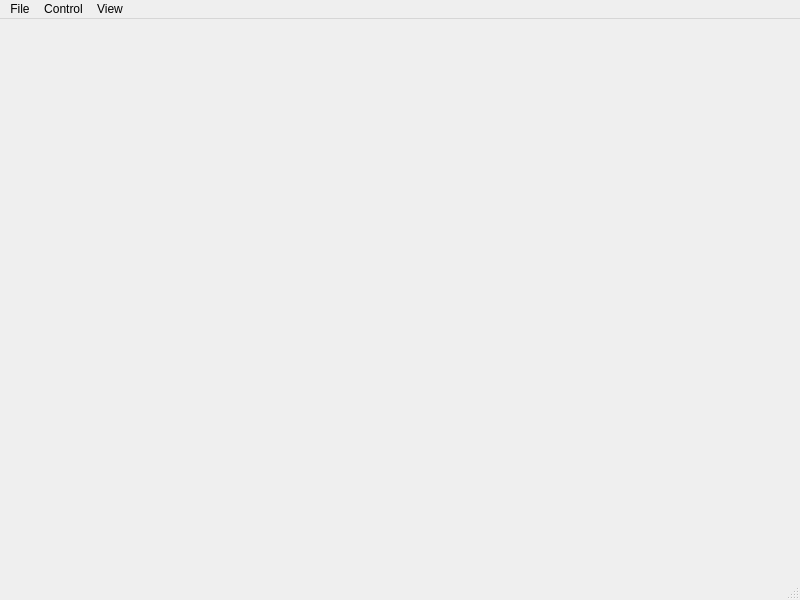
<?xml version="1.0" encoding="UTF-8"?>
<ui version="4.0">
 <class>VideoTestWindow</class>
 <widget class="QMainWindow" name="VideoTestWindow">
  <property name="geometry">
   <rect>
    <x>0</x>
    <y>0</y>
    <width>800</width>
    <height>600</height>
   </rect>
  </property>
  <property name="windowTitle">
   <string>VideoTest</string>
  </property>
  <widget class="QWidget" name="centralwidget">
   <layout class="QVBoxLayout" name="verticalLayout" stretch="0">
    <property name="leftMargin">
     <number>0</number>
    </property>
    <property name="topMargin">
     <number>0</number>
    </property>
    <property name="rightMargin">
     <number>0</number>
    </property>
    <property name="bottomMargin">
     <number>0</number>
    </property>
    <item>
     <widget class="PhVideoView" name="_videoView" native="true"/>
    </item>
   </layout>
  </widget>
  <widget class="QMenuBar" name="menubar">
   <property name="geometry">
    <rect>
     <x>0</x>
     <y>0</y>
     <width>800</width>
     <height>22</height>
    </rect>
   </property>
   <property name="nativeMenuBar">
    <bool>true</bool>
   </property>
   <widget class="QMenu" name="menuFile">
    <property name="title">
     <string>File</string>
    </property>
    <widget class="QMenu" name="menuOpen_recent">
     <property name="title">
      <string>Open recent</string>
     </property>
     <addaction name="actionEmpty"/>
    </widget>
    <addaction name="actionOpen"/>
    <addaction name="menuOpen_recent"/>
   </widget>
   <widget class="QMenu" name="menuControl">
    <property name="title">
     <string>Control</string>
    </property>
    <addaction name="actionPlay_pause"/>
    <addaction name="actionReverse"/>
    <addaction name="actionNext_frame"/>
    <addaction name="actionPrevious_frame"/>
    <addaction name="separator"/>
    <addaction name="actionSet_timestamp"/>
    <addaction name="actionGo_to"/>
   </widget>
   <widget class="QMenu" name="menuView">
    <property name="title">
     <string>View</string>
    </property>
    <addaction name="actionDisplay_media_panel"/>
    <addaction name="actionDeinterlace_video"/>
   </widget>
   <addaction name="menuFile"/>
   <addaction name="menuControl"/>
   <addaction name="menuView"/>
  </widget>
  <widget class="QStatusBar" name="statusBar"/>
  <action name="actionOpen">
   <property name="text">
    <string>Open...</string>
   </property>
   <property name="shortcut">
    <string>Ctrl+O</string>
   </property>
  </action>
  <action name="actionPlay_pause">
   <property name="text">
    <string>Play/pause</string>
   </property>
   <property name="shortcut">
    <string>Up</string>
   </property>
  </action>
  <action name="actionNext_frame">
   <property name="text">
    <string>Next frame</string>
   </property>
   <property name="shortcut">
    <string>Right</string>
   </property>
  </action>
  <action name="actionPrevious_frame">
   <property name="text">
    <string>Previous frame</string>
   </property>
   <property name="shortcut">
    <string>Left</string>
   </property>
  </action>
  <action name="actionSet_timestamp">
   <property name="text">
    <string>Set timestamp...</string>
   </property>
   <property name="shortcut">
    <string>Ctrl+T</string>
   </property>
  </action>
  <action name="actionReverse">
   <property name="text">
    <string>Reverse</string>
   </property>
   <property name="shortcut">
    <string>Down</string>
   </property>
  </action>
  <action name="actionEmpty">
   <property name="enabled">
    <bool>false</bool>
   </property>
   <property name="text">
    <string>Empty</string>
   </property>
  </action>
  <action name="actionGo_to">
   <property name="text">
    <string>Go to...</string>
   </property>
   <property name="shortcut">
    <string>Ctrl+G</string>
   </property>
  </action>
  <action name="actionDisplay_media_panel">
   <property name="checkable">
    <bool>true</bool>
   </property>
   <property name="text">
    <string>Display media panel</string>
   </property>
  </action>
  <action name="actionDeinterlace_video">
   <property name="checkable">
    <bool>true</bool>
   </property>
   <property name="text">
    <string>Deinterlace video</string>
   </property>
   <property name="shortcut">
    <string>F9</string>
   </property>
  </action>
 </widget>
 <customwidgets>
  <customwidget>
   <class>PhVideoView</class>
   <extends>QWidget</extends>
   <header>PhVideo/PhVideoView.h</header>
   <container>1</container>
  </customwidget>
 </customwidgets>
 <resources/>
 <connections/>
</ui>
